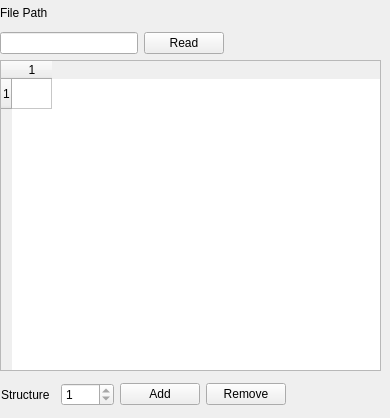
          <widget class="QWidget" name="page_18">
           <widget class="QWidget" name="layoutWidget_23">
            <property name="geometry">
             <rect>
              <x>0</x>
              <y>0</y>
              <width>224</width>
              <height>54</height>
             </rect>
            </property>
            <layout class="QVBoxLayout" name="verticalLayout_14">
             <item>
              <widget class="QLabel" name="label_65">
               <property name="text">
                <string>File Path</string>
               </property>
               <property name="alignment">
                <set>Qt::AlignLeading|Qt::AlignLeft|Qt::AlignVCenter</set>
               </property>
              </widget>
             </item>
             <item>
              <layout class="QHBoxLayout" name="horizontalLayout_19">
               <item>
                <widget class="QLineEdit" name="Spatial_Structure_Read_Input">
                 <property name="readOnly">
                  <bool>true</bool>
                 </property>
                </widget>
               </item>
               <item>
                <widget class="QPushButton" name="Spatial_Structure_Read_Input_Prompt">
                 <property name="text">
                  <string>Read</string>
                 </property>
                </widget>
               </item>
              </layout>
             </item>
            </layout>
           </widget>
           <widget class="QTableWidget" name="Spatial_Structure_Multi_Input">
            <property name="enabled">
             <bool>true</bool>
            </property>
            <property name="geometry">
             <rect>
              <x>0</x>
              <y>60</y>
              <width>381</width>
              <height>311</height>
             </rect>
            </property>
            <property name="rowCount">
             <number>1</number>
            </property>
            <property name="columnCount">
             <number>1</number>
            </property>
            <attribute name="horizontalHeaderDefaultSectionSize">
             <number>40</number>
            </attribute>
            <row/>
            <column/>
           </widget>
           <widget class="QWidget" name="layoutWidget">
            <property name="geometry">
             <rect>
              <x>1</x>
              <y>380</y>
              <width>285</width>
              <height>29</height>
             </rect>
            </property>
            <layout class="QHBoxLayout" name="horizontalLayout_18">
             <item>
              <widget class="QLabel" name="label_69">
               <property name="text">
                <string>Structure</string>
               </property>
              </widget>
             </item>
             <item>
              <widget class="QSpinBox" name="Multi_Spatial_Structure_Spin">
               <property name="enabled">
                <bool>true</bool>
               </property>
               <property name="minimum">
                <number>1</number>
               </property>
               <property name="maximum">
                <number>1</number>
               </property>
              </widget>
             </item>
             <item>
              <widget class="QPushButton" name="Spatial_Structure_Add">
               <property name="text">
                <string>Add</string>
               </property>
              </widget>
             </item>
             <item>
              <widget class="QPushButton" name="Spatial_Structure_Remove">
               <property name="text">
                <string>Remove</string>
               </property>
              </widget>
             </item>
            </layout>
           </widget>
          </widget>
